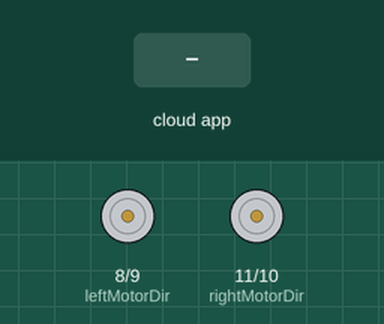
The sketch below on a simulated Arduino Uno, built with avr-gcc and run on an emulated ATmega328P. On the bench: direction and speed pins drawn as motors (green arrow = direction pin HIGH = forward, orange = LOW = backward, longer = more drive). The test bench sets the inputs (shaded band). The ROS host is connected and sends only what is stated.

Above: at 1.2 s.
1.3 s: the phone or cloud app sets linear.x to -100
At 2.1 s:
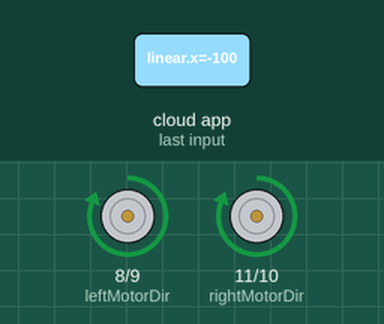
2.8 s: the phone or cloud app sets linear.x to 0
At 3.4 s:
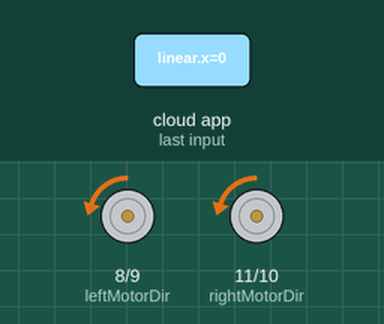
4.3 s: the phone or cloud app sets angular.z to -100
At 4.7 s:
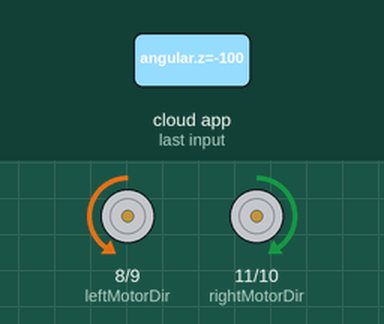
5.8 s: the phone or cloud app sets angular.z to 100
At 6.8 s:
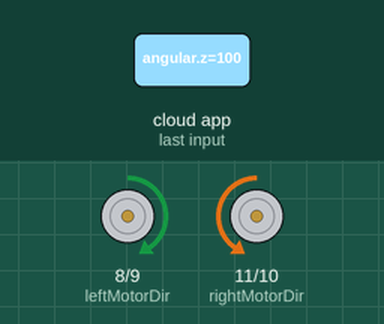
7.3 s: the phone or cloud app sets linear.x to 100
At 8.1 s:
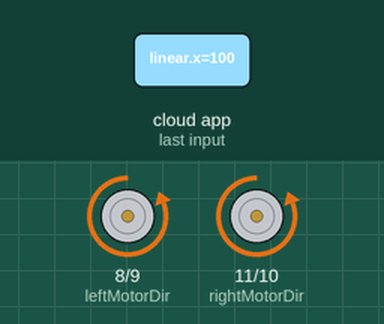
8.8 s: the phone or cloud app sets linear.x to -100
At 9.2 s:
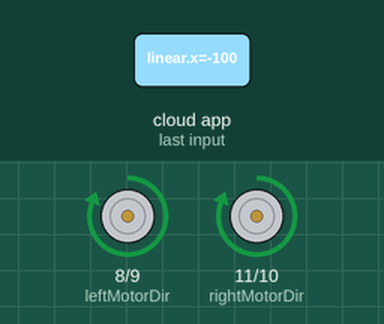
Timing chart, 0 to 11.3 s (numbered marks = the images above; inputs shaded):
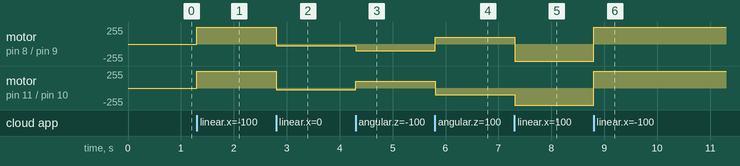

Measured:
- after the input at 1.3 s, motor on pin 8 (leftMotorDir) / pin 9 (leftMotorPWM), motor on pin 11 (rightMotorDir) / pin 10 (rightMotorPWM): stopped → forward 255/255 at once
- after the input at 2.8 s, motor on pin 8 (leftMotorDir) / pin 9 (leftMotorPWM), motor on pin 11 (rightMotorDir) / pin 10 (rightMotorPWM): forward 255/255 → backward 23/255 at once
- after the input at 4.3 s, motor on pin 8 (leftMotorDir) / pin 9 (leftMotorPWM): backward 23/255 → backward 101/255 at once; motor on pin 11 (rightMotorDir) / pin 10 (rightMotorPWM): backward 23/255 → forward 101/255 at once
- after the input at 5.8 s, motor on pin 8 (leftMotorDir) / pin 9 (leftMotorPWM): backward 101/255 → forward 101/255 at once; motor on pin 11 (rightMotorDir) / pin 10 (rightMotorPWM): forward 101/255 → backward 101/255 at once
- after the input at 7.3 s, motor on pin 8 (leftMotorDir) / pin 9 (leftMotorPWM): forward 101/255 → backward 255/255 at once; motor on pin 11 (rightMotorDir) / pin 10 (rightMotorPWM): backward 101/255 → backward 255/255 at once
- after the input at 8.8 s, motor on pin 8 (leftMotorDir) / pin 9 (leftMotorPWM), motor on pin 11 (rightMotorDir) / pin 10 (rightMotorPWM): backward 255/255 → forward 255/255 at once

The sketch:

motors.ino
```cpp
#include <ros.h>
#include <geometry_msgs/Twist.h>

// Motor control pins
#define leftMotorPWM   9
#define leftMotorDir   8
#define rightMotorPWM  10
#define rightMotorDir  11

// Robot parameters
#define L 0.37
// Calibrated maximum speeds based on readings
#define max_wheel_speed 0.56

float vel = 0.0;
float omega = 0.0;
float VR = 0.0;
float VL = 0.0;

ros::NodeHandle nh;
void motors_cb(const geometry_msgs::Twist& msg);
ros::Subscriber<geometry_msgs::Twist> sub("/cmd_vel", motors_cb);

void motors_cb(const geometry_msgs::Twist& msg) {
    vel = msg.linear.x;
    omega = msg.angular.z;

    // Calculate wheel velocities
    VL = (vel - (omega * L / 2));
    VR = (vel + (omega * L / 2));

    // Map wheel speeds to PWM values and set motor speeds
    setMotorSpeed(leftMotorPWM, leftMotorDir, VL);
    setMotorSpeed(rightMotorPWM, rightMotorDir, VR);
}

void setMotorSpeed(int pwmPin, int dirPin, float velocity) {
    int direction = velocity < 0 ? HIGH : LOW;
    int pwmValue = mapVelocityToPWM(abs(velocity));

    digitalWrite(dirPin, direction);
    analogWrite(pwmPin, pwmValue);
}

int mapVelocityToPWM(float velocity) {
    // Use absolute value for PWM calculation to ensure positive values
    float abs_velocity = abs(velocity);

    // Cubic coefficients from curve fitting
    float a = 338.72, b = -239.50, c = 453.80, d = 23.80;
    int pwm = a * abs_velocity * abs_velocity * abs_velocity + b * abs_velocity * abs_velocity + c * abs_velocity + d;

    return constrain(pwm, 0, 255);
}

void setup() {
    Serial.begin(57600);
    pinMode(leftMotorPWM, OUTPUT);
    pinMode(leftMotorDir, OUTPUT);
    pinMode(rightMotorPWM, OUTPUT);
    pinMode(rightMotorDir, OUTPUT);
    nh.initNode();
    nh.subscribe(sub);
}

void loop() {
    nh.spinOnce();
    delay(10);
}
```
